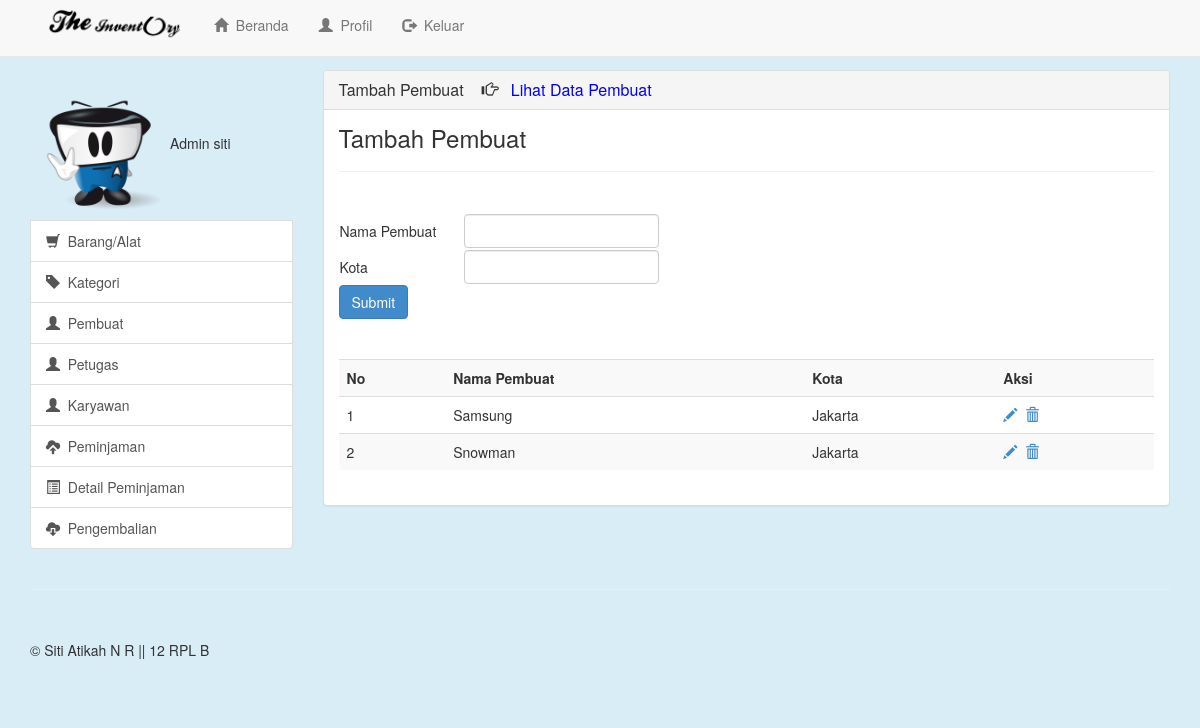
Screenshot of /view/Pembuat (signed in) with the database file from the repository.
### tables this page shows
CREATE TABLE IF NOT EXISTS `pembuat` (
  `kd_pembuat` int(11) NOT NULL AUTO_INCREMENT,
  `nama_pembuat` varchar(100) NOT NULL,
  `kota` varchar(100) NOT NULL,
  PRIMARY KEY (`kd_pembuat`)
);

### view/pembuat.php (the view, shortened to what this page needs)
<?php
if(empty($_SESSION['username'])){
  header("location:Login");
}
else{
?>
<!DOCTYPE html>
<html lang="en">
  <head>
    <link href="../css/bootstrap.min.css" rel="stylesheet">
    <link href="../css/offcanvas.css" rel="stylesheet">
    <link href="../css/style.css" rel="stylesheet">
  </head>
  <body>
    <div class="navbar navbar-default navbar-fixed-top" role="navigation">
      <div class="container" >
        <div class="col-md-8">
        <div class="navbar-header">
          <a class="navbar-brand" href="Beranda"><img src="../image/logo.png" class="logo"></a>
        </div>
        <div class="navbar-collapse collapse">
          <ul class="nav navbar-nav">
            <li><a href="Beranda"><span class="glyphicon glyphicon-home"></span>&nbsp&nbspBeranda</a></li>
            <li><a href="Profil"><span class="glyphicon glyphicon-user"></span>&nbsp&nbspProfil</a></li>
            <li><a href="../lib/logout.php"><span class="glyphicon glyphicon-log-out"></span>&nbsp&nbspKeluar</a></li>
          </ul>
        </div>
      </div>
      </div>
    </div>
    <div class="container">
      <div class="row row-offcanvas row-offcanvas-right">
        <div class="col-xs-6 col-sm-3 sidebar-offcanvas" id="sidebar" role="navigation">
           <div class="list-group">
            <?php
                if($_SESSION['level']==1){
                  echo"<img class='foto' src='../image/2.png' alt='Generic placeholder image'''>Admin $_SESSION[username]";
                }
                else{
                  echo"<img class='foto' src='../image/1.png' alt='Generic placeholder image'''>Petugas  $_SESSION[username]";
                }
            ?>
            <a href="Barang" class="list-group-item"><span class="glyphicon glyphicon-shopping-cart"></span>&nbsp&nbspBarang/Alat</a>
            <a href="Kategori" class="list-group-item"><span class="glyphicon glyphicon-tag"></span>&nbsp&nbspKategori</a>
            <a href="Pembuat" class="list-group-item"><span class="glyphicon glyphicon-user"></span>&nbsp&nbspPembuat</a>
            <?php
            if($_SESSION['level']==1){
              echo"<a href='Petugas' class='list-group-item'><span class='glyphicon glyphicon-user'></span>&nbsp&nbspPetugas</a>";
            }
            else{
              echo"";
            }
            ?>
            <a href="Karyawan" class="list-group-item"><span class="glyphicon glyphicon-user"></span>&nbsp&nbspKaryawan</a>
            <a href="Peminjaman" class="list-group-item"><span class="glyphicon glyphicon-cloud-upload"></span>&nbsp&nbspPeminjaman</a>
            <a href="Detail_Peminjaman" class="list-group-item"><span class="glyphicon glyphicon-list-alt"></span>&nbsp&nbspDetail Peminjaman</a>
            <a href="Pengembalian" class="list-group-item"><span class="glyphicon glyphicon-cloud-download"></span>&nbsp&nbspPengembalian</a>
          </div>
        </div>
        <div class="col-xs-12 col-sm-9">
          <div class="panel panel-default">
            <div class="panel-heading">
              <h3 class="panel-title">
              Tambah Pembuat &nbsp&nbsp&nbsp<span class="glyphicon glyphicon-hand-right"></span>&nbsp&nbsp&nbsp<a href="Data_Pembuat" style="text-decoration:none; color:blue;">Lihat Data Pembuat</a>
              </h3>
            </div>
            <div class="panel-body">
              <h3 style="margin:0px; padding:0px;">Tambah Pembuat</h3><hr>
              <form role="form" action="../lib/pembuat.php" method="post">
              <table border="0" cellpadding="1" cellspacing="2" width="550">
                  <td height="19" colspan="2" align="center" valign="middle">
                  <tr><td width="50"></td>
                  <td width="100">
                  <tr><td>Nama Pembuat</td><td><input type="text" name="nama" class="form-control" required></td></tr>
                  <tr><td>Kota</td><td><input type="text" name="kota" class="form-control" ></td></tr>
                  </table>
                  <button type="submit" class="btn btn-primary">Submit</button>
              </form>
              <br><br>
              <table class="table table-striped">
                <tr><th>No</th><th>Nama Pembuat</th><th>Kota</th><th>Aksi</th></tr>
                          <?php
                          $a =mysql_query(" select * from pembuat order by kd_pembuat DESC limit 5");
                          $no=1;
                          while($b=mysql_fetch_array($a)){
                              echo"
                              <tr>
                              <td>$no</td>
                              <td>$b[nama_pembuat]</td>
                              <td>$b[kota]</td>
                              <td>
                              <a href='Edit_Pembuat?id=$b[kd_pembuat]'><span class='glyphicon glyphicon-pencil'></span></a>&nbsp
                              <a href='../lib/hapus.php?lib=pembuat&id=$b[kd_pembuat]'><span class='glyphicon glyphicon-trash'></span></a>
                              ";
                              $no++;
                          }
                          ?>
                </td>
                </tr>
              </table>
            </div>
          </div>
        </div>
      </div>
      <hr>
      <footer>
        <p>&copy; Siti Atikah N R || 12 RPL B</p>
      </footer>
    </div>
  </body>
</html>
<?php } ?>

### css/offcanvas.css (style rules this page uses)
html, body { overflow-x: hidden; }
body { padding-top: 70px; }
footer { padding: 30px 0; }

### css/style.css (style rules this page uses)
body { background-color: #d9edf7; }
.foto { max-width: none; height:140px; width:140px; margin-top:10px; }
.logo { height:35px; margin-top:-10px; }

### rows the page displays
pembuat: nama_pembuat "Samsung", kota "Jakarta"
pembuat: nama_pembuat "Snowman", kota "Jakarta"

### other values shown
$_SESSION[username] "siti"
